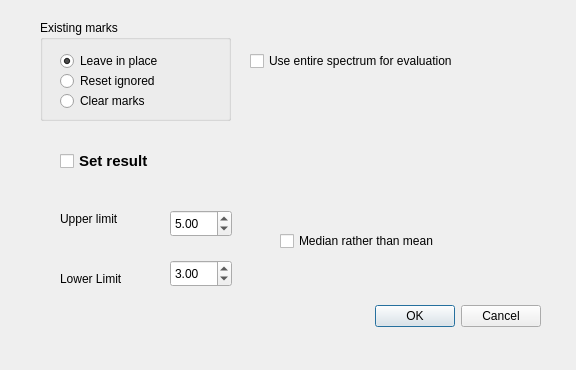
<?xml version="1.0" encoding="UTF-8"?>
<ui version="4.0">
 <class>markexceptdlg</class>
 <widget class="QDialog" name="markexceptdlg">
  <property name="geometry">
   <rect>
    <x>0</x>
    <y>0</y>
    <width>576</width>
    <height>370</height>
   </rect>
  </property>
  <property name="windowTitle">
   <string>Mark exceptional data</string>
  </property>
  <widget class="QDialogButtonBox" name="buttonBox">
   <property name="geometry">
    <rect>
     <x>200</x>
     <y>300</y>
     <width>341</width>
     <height>32</height>
    </rect>
   </property>
   <property name="toolTip">
    <string>Use the entire spectrum for evaluation of the ranges, not just the continuum
ranges (given by red and blue continuum ranges)</string>
   </property>
   <property name="orientation">
    <enum>Qt::Horizontal</enum>
   </property>
   <property name="standardButtons">
    <set>QDialogButtonBox::Cancel|QDialogButtonBox::Ok</set>
   </property>
  </widget>
  <widget class="QGroupBox" name="groupBox">
   <property name="geometry">
    <rect>
     <x>40</x>
     <y>20</y>
     <width>191</width>
     <height>101</height>
    </rect>
   </property>
   <property name="title">
    <string>Existing marks</string>
   </property>
   <widget class="QRadioButton" name="leavemarks">
    <property name="geometry">
     <rect>
      <x>20</x>
      <y>30</y>
      <width>121</width>
      <height>22</height>
     </rect>
    </property>
    <property name="toolTip">
     <string>Leave any existing marks in place</string>
    </property>
    <property name="text">
     <string>Leave in place</string>
    </property>
    <property name="checked">
     <bool>true</bool>
    </property>
   </widget>
   <widget class="QRadioButton" name="resetmarks">
    <property name="geometry">
     <rect>
      <x>20</x>
      <y>50</y>
      <width>131</width>
      <height>22</height>
     </rect>
    </property>
    <property name="toolTip">
     <string>Reset any ignored marker, but leave text of comments in place</string>
    </property>
    <property name="text">
     <string>Reset ignored</string>
    </property>
   </widget>
   <widget class="QRadioButton" name="clearmarks">
    <property name="geometry">
     <rect>
      <x>20</x>
      <y>70</y>
      <width>131</width>
      <height>22</height>
     </rect>
    </property>
    <property name="toolTip">
     <string>Clear all remarks and ignored markers</string>
    </property>
    <property name="text">
     <string>Clear marks</string>
    </property>
   </widget>
  </widget>
  <widget class="QCheckBox" name="entirespec">
   <property name="geometry">
    <rect>
     <x>250</x>
     <y>50</y>
     <width>261</width>
     <height>22</height>
    </rect>
   </property>
   <property name="text">
    <string>Use entire spectrum for evaluation</string>
   </property>
  </widget>
  <widget class="QCheckBox" name="setresult">
   <property name="geometry">
    <rect>
     <x>60</x>
     <y>150</y>
     <width>121</width>
     <height>22</height>
    </rect>
   </property>
   <property name="font">
    <font>
     <pointsize>11</pointsize>
     <weight>75</weight>
     <bold>true</bold>
    </font>
   </property>
   <property name="toolTip">
    <string>When done, set control file elements.
(You will still have to save the control file from the main menu).</string>
   </property>
   <property name="text">
    <string>Set result</string>
   </property>
  </widget>
  <widget class="QCheckBox" name="median">
   <property name="geometry">
    <rect>
     <x>280</x>
     <y>230</y>
     <width>201</width>
     <height>22</height>
    </rect>
   </property>
   <property name="toolTip">
    <string>Use median value rather than mean</string>
   </property>
   <property name="text">
    <string>Median rather than mean</string>
   </property>
  </widget>
  <widget class="QDoubleSpinBox" name="upperlim">
   <property name="geometry">
    <rect>
     <x>170</x>
     <y>210</y>
     <width>62</width>
     <height>27</height>
    </rect>
   </property>
   <property name="toolTip">
    <string>Gives the upper limit of acceptable standard deviations</string>
   </property>
   <property name="minimum">
    <double>0.010000000000000</double>
   </property>
   <property name="maximum">
    <double>10.000000000000000</double>
   </property>
   <property name="singleStep">
    <double>0.010000000000000</double>
   </property>
   <property name="value">
    <double>5.000000000000000</double>
   </property>
  </widget>
  <widget class="QLabel" name="label">
   <property name="geometry">
    <rect>
     <x>60</x>
     <y>210</y>
     <width>81</width>
     <height>17</height>
    </rect>
   </property>
   <property name="text">
    <string>Upper limit</string>
   </property>
  </widget>
  <widget class="QDoubleSpinBox" name="lowerlim">
   <property name="geometry">
    <rect>
     <x>170</x>
     <y>260</y>
     <width>62</width>
     <height>27</height>
    </rect>
   </property>
   <property name="toolTip">
    <string>Gives the lower limit of acceptable standard deviations</string>
   </property>
   <property name="minimum">
    <double>0.010000000000000</double>
   </property>
   <property name="maximum">
    <double>10.000000000000000</double>
   </property>
   <property name="singleStep">
    <double>0.010000000000000</double>
   </property>
   <property name="value">
    <double>3.000000000000000</double>
   </property>
  </widget>
  <widget class="QLabel" name="label_2">
   <property name="geometry">
    <rect>
     <x>60</x>
     <y>270</y>
     <width>81</width>
     <height>17</height>
    </rect>
   </property>
   <property name="text">
    <string>Lower Limit</string>
   </property>
  </widget>
 </widget>
 <tabstops>
  <tabstop>leavemarks</tabstop>
  <tabstop>resetmarks</tabstop>
  <tabstop>clearmarks</tabstop>
  <tabstop>entirespec</tabstop>
  <tabstop>setresult</tabstop>
  <tabstop>upperlim</tabstop>
  <tabstop>lowerlim</tabstop>
  <tabstop>median</tabstop>
  <tabstop>buttonBox</tabstop>
 </tabstops>
 <resources/>
 <connections>
  <connection>
   <sender>buttonBox</sender>
   <signal>accepted()</signal>
   <receiver>markexceptdlg</receiver>
   <slot>accept()</slot>
   <hints>
    <hint type="sourcelabel">
     <x>248</x>
     <y>254</y>
    </hint>
    <hint type="destinationlabel">
     <x>157</x>
     <y>274</y>
    </hint>
   </hints>
  </connection>
  <connection>
   <sender>buttonBox</sender>
   <signal>rejected()</signal>
   <receiver>markexceptdlg</receiver>
   <slot>reject()</slot>
   <hints>
    <hint type="sourcelabel">
     <x>316</x>
     <y>260</y>
    </hint>
    <hint type="destinationlabel">
     <x>286</x>
     <y>274</y>
    </hint>
   </hints>
  </connection>
 </connections>
</ui>
